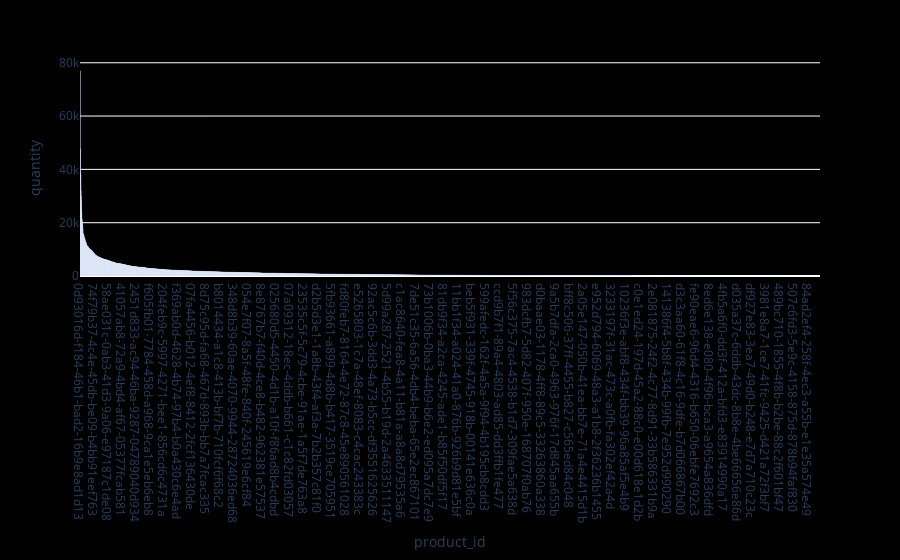

Notebook code cell kept with this figure:
### Code cell
fig = px.bar(product_id, x="product_id", y="quantity")
fig.update_layout({
'plot_bgcolor': 'rgba(1, 1, 1, 1)',
'paper_bgcolor': 'rgba(1, 1, 1, 1)',
})

fig.show()

### Figure 1 — Plotly figure (JSON) as saved in the notebook; plotly's stock layout.template omitted (floating-point values rounded to 4 significant figures; data arrays with more than 128 entries replaced by an {"elided": "..."} marker saying what was removed)
{"data": [{"alignmentgroup": "True", "hovertemplate": "product_id=%{x}<br>quantity=%{y}<extra></extra>", "legendgroup": "", "marker": {"color": "#636efa", "pattern": {"shape": ""}}, "name": "", "offsetgroup": "", "orientation": "v", "showlegend": false, "textposition": "auto", "type": "bar", "x": {"elided": "3858 str values"}, "xaxis": "x", "y": {"elided": "3858 int values"}, "yaxis": "y"}], "layout": {"barmode": "relative", "legend": {"tracegroupgap": 0}, "margin": {"t": 60}, "paper_bgcolor": "rgba(1, 1, 1, 1)", "plot_bgcolor": "rgba(1, 1, 1, 1)", "xaxis": {"anchor": "y", "domain": [0, 1], "title": {"text": "product_id"}}, "yaxis": {"anchor": "x", "domain": [0, 1], "title": {"text": "quantity"}}}}
